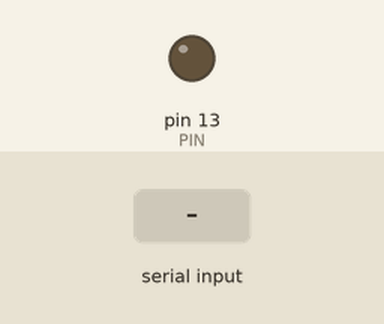
A sketch run on a simulated Arduino Uno, built with avr-gcc and run on an emulated ATmega328P. On the bench: output pins drawn as LEDs (lit = HIGH). Inputs (shaded band) come from the test bench.

Above: at 1.2 s.
1.3 s: "1" received over Serial
At 1.7 s:
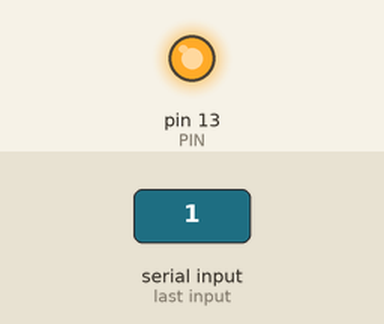
Timing chart, 0 to 4.3 s (numbered marks = the images above; inputs shaded):
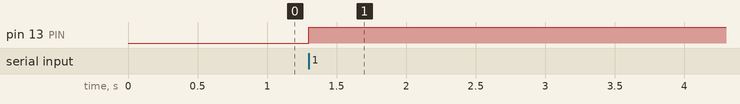

Measured:
- after the input at 1.3 s, pin 13 (PIN): LOW → HIGH at once

The sketch:

CRC.ino
```cpp
#define PIN 13

void setup() {
  Serial.begin(9600);
  pinMode(PIN, OUTPUT);
}

void loop() {
  if (Serial.available() != 0) {
    digitalWrite(PIN, HIGH);
    delay(250);
    digitalWrite(PIN, LOW);
  }
}
```
